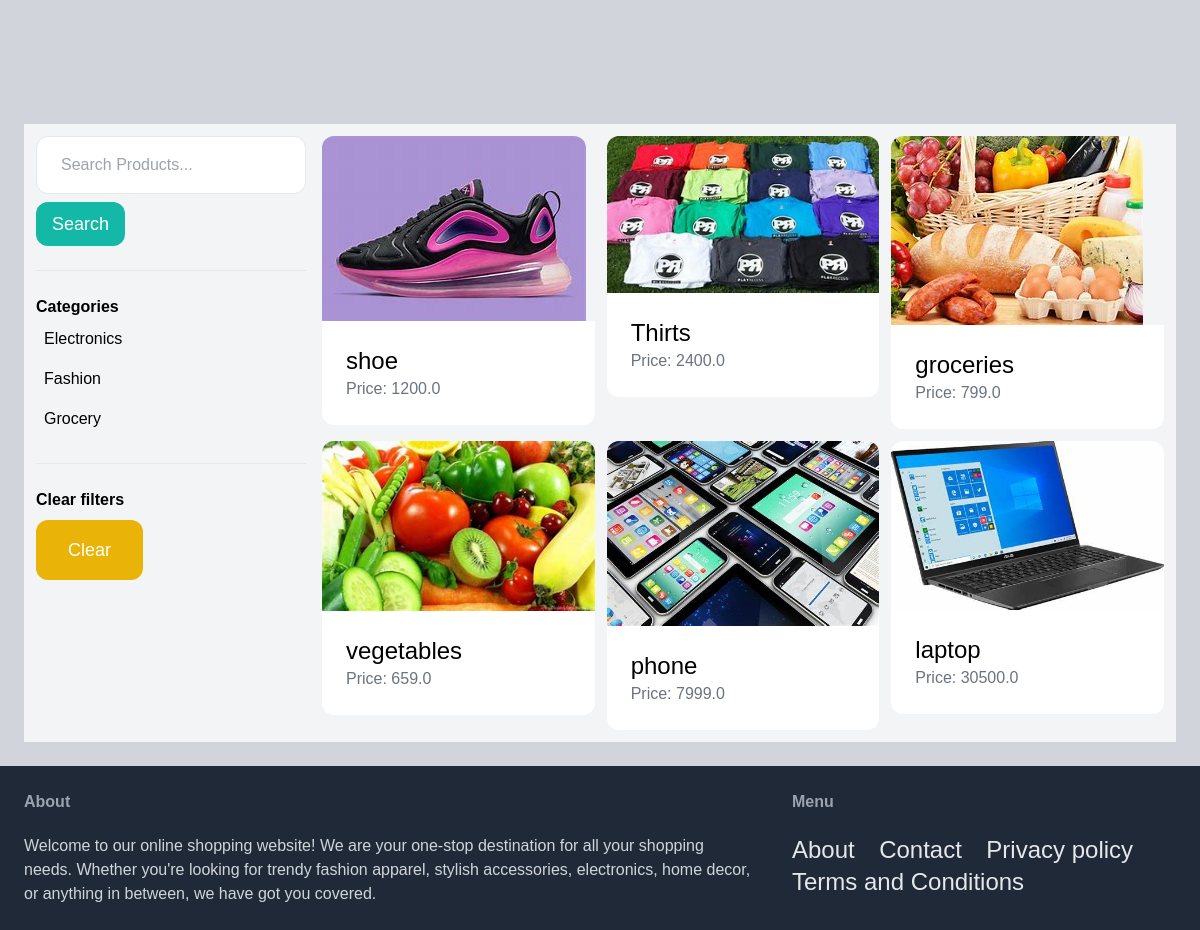
The app's page /items/ with its own data.
### item/models.py (models this page shows, shortened)
class Category(models.Model):
    name = models.CharField(max_length=255)
    class Meta:
        ordering = ('name',)
        verbose_name_plural = 'Categories'

class Item(models.Model):
    category = models.ForeignKey(Category, related_name='items', on_delete=models.CASCADE)
    name = models.CharField(max_length=255)
    description = models.TextField(blank=True, null=True)
    price = models.FloatField()
    image = models.ImageField(upload_to='item_images', blank=True, null=True)
    is_sold = models.BooleanField(default=False)
    created_by = models.ForeignKey(User, related_name='items', on_delete=models.CASCADE)
    created_at = models.DateTimeField(auto_now_add=True)

### item/views.py (the view)
# urls.py: path('', views.items, name='items'),
def items(request):
    query = request.GET.get('query', '')
    category_id = request.GET.get('category', 0)
    categories = Category.objects.all()
    items = Item.objects.filter(is_sold=False)
    if category_id:
        items = items.filter(category_id=category_id)
    if query:
        items = items.filter(Q(name__icontains=query) | Q(description__icontains=query))
    return render(request, 'item/items.html', {
        'items': items,
        'query': query,
        'categories': categories,
        'category_id': int(category_id)
    })

### item/templates/item/items.html (shortened to what this page needs)
{% extends 'core/base.html' %}
{% block content %}
    <div class=" p-3 grid grid-cols-4 gap-4 bg-gray-100" style="margin-top: 100px";>
        <div class="col-span-1">
            <form method="get" action="{% url 'item:items' %}">
                <input name="query" class="w-full py-4 px-6 border rounded-xl" type="text" value="{{ query }}" placeholder="Search Products...">
                <button class="mt-2 py-2 px-4 text-lg bg-teal-500 text-white rounded-xl">Search</button>
            </form>
            <hr class="my-6">
            <p class="font-semibold">Categories</p>
            <ul>
                {% for category in categories %}
                    <li class="py-2 px-2 rounded-xl{% if category.id == category_id %} bg-gray-200{% endif %}">
                        <a href="{% url 'item:items' %}?query={{ query }}&category={{ category.id }}">{{ category.name }}</a>
                    </li>
                {% endfor %}
            </ul>
            <hr class="my-6">
            <p class="font-semibold">Clear filters</p>
            <ul>
                <li><a href="{% url 'item:items' %}" class="mt-2 py-4 px-8 inline-block bg-yellow-500 text-lg rounded-xl text-white">Clear</a>
        </div>
        <div class="col-span-3">
            <div class="grid grid-cols-3 gap-3">
                {% for item in items %}
                    <div>
                        <a href="{% url 'item:detail' item.id %}">
                            <div>
                                <img src="{{ item.image.url }}" class="rounded-t-xl">
                            </div>
                            <div class="p-6 bg-white rounded-b-xl">
                                <h2 class="text-2xl">{{ item.name }}</h2>
                                <p class="text-gray-500">Price: {{ item.price }}</p>
                            </div>
                        </a>
                    </div>
                {% endfor %}
            </div>
        </div>
    </div>
{% endblock %}

### core/templates/core/base.html (style rules this page uses)
:root { --navbar-bg-color: hsl(0, 0%, 15%); --navbar-text-color: hsl(0, 0%, 85%); --navbar-text-color-focus: white; --navbar-bg-contrast: hsl(0, 0%, 25%); --fs:25px; --saro:30px; }
body { height: 100vh; font-family: Arial, Helvetica, sans-serif; line-height: 1.6; }

### records on screen
Category: name "Electronics"
Category: name "Fashion"
Category: name "Grocery"
Item: image (picture), name "shoe", price "1200.0"
Item: image (picture), name "Thirts", price "2400.0"
Item: image (picture), name "groceries", price "799.0"
Item: image (picture), name "vegetables", price "659.0"
Item: image (picture), name "phone", price "7999.0"
Item: image (picture), name "laptop", price "30500.0"
